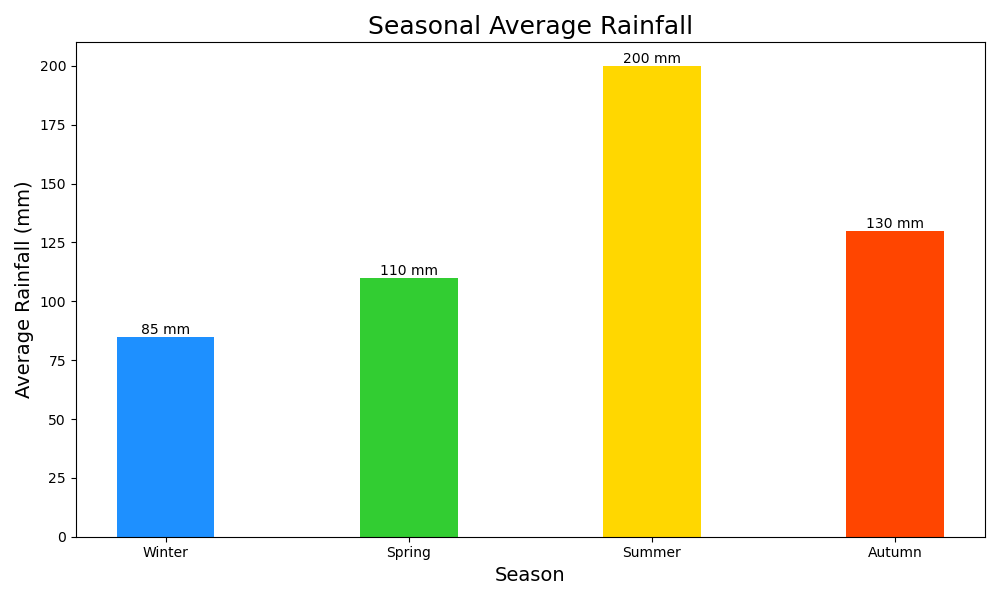

The script that drew this image:

import matplotlib.pyplot as plt

# Data
seasons = ['Winter', 'Spring', 'Summer', 'Autumn']
average_rainfall = [85, 110, 200, 130]

# Create vertical bar chart
fig, ax = plt.subplots(figsize=(10, 6))

bars = ax.bar(seasons, average_rainfall, width=0.4, color=['#1E90FF', '#32CD32', '#FFD700', '#FF4500'])

# Customizing the plot
ax.set_title('Seasonal Average Rainfall', fontsize=18)
ax.set_ylabel('Average Rainfall (mm)', fontsize=14)
ax.set_xlabel('Season', fontsize=14)

# Set bar labels to show the rainfall values
for bar in bars:
    height = bar.get_height()
    label_y_pos = height if height > 0 else height + 10  # Adjust label position
    ax.text(bar.get_x() + bar.get_width()/2, label_y_pos, f'{height} mm', ha='center', va='bottom')

# Show the plot
plt.tight_layout()
plt.show()
